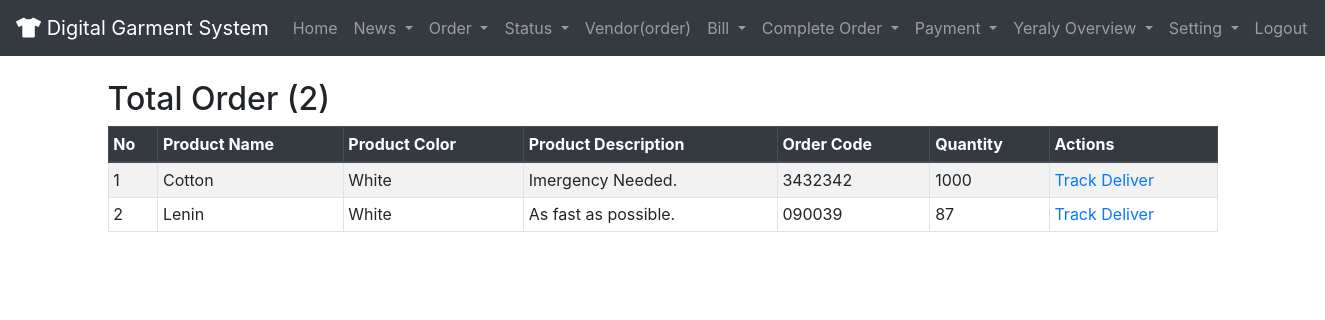
/procurement/order_list/ (signed in), run on an earlier commit of the app's database.
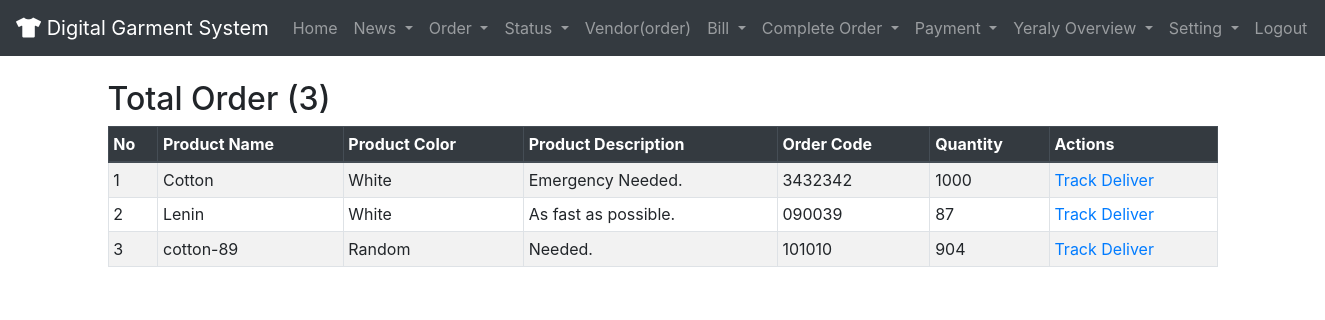
And on a later commit of the database.
### procurement/models.py (models this page shows, shortened)
class Sales_Manager(models.Model):
    user = CurrentUserField()
    order_code = models.CharField(max_length=11, blank=True, null=True)
    product_name = models.CharField(max_length=11, blank=True, null=True)
    product_quantity = models.PositiveIntegerField(blank=True, null=True)
    product_picture = models.ImageField(upload_to='image/')
    product_colour = models.CharField(max_length=11, blank=True, null=True)
    description = models.TextField()
    deliverd  = models.BooleanField(default=False,blank=True, null=True)

### controller/decorator.py (the view)
    def wrapper_function(request, *args, **kwargs):
        group=None
        if request.user.groups.exists():
            group = request.user.groups.all()[0].name
        if group=='Employee':
            return view_func(request, *args, **kwargs)
        else:
            return redirect('/')

### accounting/cp.py (called while the page is built)
def yoverview(request):
    q=Completed_Order.objects.values_list('year',flat=True).order_by('year').distinct()
    return({'q':q})

### controller/decorator.py (called while the page is built)
def Employeeonly(view_func):
    def wrapper_function(request, *args, **kwargs):
        group=None
        if request.user.groups.exists():
            group = request.user.groups.all()[0].name
        if group=='Employee':
            return view_func(request, *args, **kwargs)
        else:
            return redirect('/')
    return wrapper_function

### procurement/views.py (called while the page is built)
@Employeeonly
@login_required(login_url="/")
def order_list(request):
    if request.method == 'GET':
        context = {
            'Sales_Manager': Sales_Manager.objects.filter(deliverd=False)
        }
        return render(request, 'show_order.html',context)

### templates/show_order.html (shortened to what this page needs)
{% extends 'base.html' %}
{% load crispy_forms_tags %}
{% block content %}
<div class="container">
{% if Sales_Manager.count < 1 %}
<h2 style="margin-left:40%;">No Order</h2>
{% else %}
<h2>Total Order ({{Sales_Manager.count}})</h2>
<table class="table table-striped table-bordered table-sm">
    <thead class="thead-dark">
    <tr>
        <th>No</th>
        <th>Product Name</th>
        <th>Product Color</th>
        <th>Product Description</th>
        <th>Order Code</th>
        <th>Quantity</th>
        <th>Actions</th>
    </tr>
    </thead>
    <tbody>
        {%for order in Sales_Manager%}
    <tr>
        <td>{{forloop.counter}}</td>
        <td>{{order.product_name}}</td>
        <td>{{order.product_colour}}</td>
        <td>{{order.description}}</td>
        <td>{{order.order_code}}</td>
        <td>{{order.product_quantity}}</td>
        <td>
            <a  href="{%url 'controller:procurement:orderstatuslist' order.id %}" class="button button" width="50%" align="left">Track</a>
            <a href="{%url 'controller:procurement:deliver' order.id%}" class="button1 button1" width="50%" align="right">Deliver</a>
        </td>
    </tr>
     {%endfor%}
    </tbody>
    </table>
{% endif %}
</div>
{% endblock %}

What changed in the data, as far as the page shows it:
changed Sales_Manager "Cotton": description "Imergency Needed." → "Emergency Needed."
added Sales_Manager: product_name "cotton-89", product_colour "Random", description "Needed.", order_code "101010", product_quantity "904"
Also different on the page:
{{ Sales_Manager.count }}: "2" → "3"
